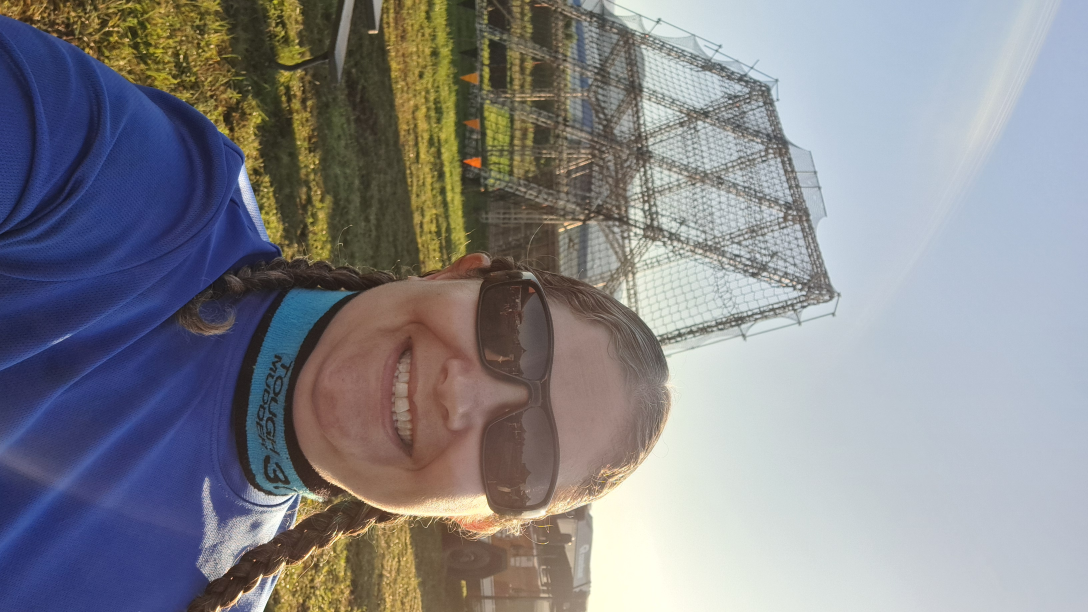
#> input picture data/bio-photos/1 - Kim Rivetti.jpg, 3264 x 1836 px (shown at 1/3 size)
$ python -i composite-cards.py   (imports and definitions only)
#> lines starting #> are read from the running program, lines starting #| are printed output that depends on the picture
#!/usr/bin/env python3
"""Composite 1080x1350 athlete cards from background + athlete + foreground.

Stage 2 of the athlete-card pipeline. For each transparent athlete PNG in
transparentFolder, stacks three layers:

    [step-and-repeat background, cover-fit to 1080x1350]
    [athlete cutout — already 1080x1350, bottom-aligned by strip-bg.py]
    [foreground overlay PNG — banner + branding, transparent above]

Output: a 1080x1350 PNG per bib in cardsFolder, ready for IG portrait posts.

The foreground PNG owns every branded element (banner shape, gradient,
text, accent rules, frame). Tweak the design by re-exporting it from
Photoshop — no code changes needed.

Setup (one time):
    pip install pillow

Usage:
    python scripts/composite-cards.py
    python scripts/composite-cards.py --force            # re-render everything
    python scripts/composite-cards.py --only 56,202,308  # only specific bibs
"""

import argparse
import json
import re
import sys
from pathlib import Path

try:
    from PIL import Image
except ImportError as e:
    print(f"Missing dependency: {e}. Run: pip install pillow", file=sys.stderr)
    sys.exit(1)

HERE = Path(__file__).resolve().parent
CFG_PATH = HERE / "photos-process-config.json"

CARD_W, CARD_H = 1080, 1350
BIB_RE = re.compile(r"^(\d+)")


# [7 lines left out: function load_config, not called in this run]


def resolve(cfg_path: str) -> Path:
    p = Path(cfg_path)
    return p if p.is_absolute() else (HERE / cfg_path).resolve()


def prepare_background(bg_path: Path) -> Image.Image:
#> called with bg_path = '../data/bio-photos/1 - Kim Rivetti.jpg'
    bg = Image.open(bg_path).convert("RGBA")
    scale = max(CARD_W / bg.width, CARD_H / bg.height)
#> scale = 0.735
    new_size = (int(bg.width * scale), int(bg.height * scale))
#> new_size = (2400, 1350)
    bg = bg.resize(new_size, Image.LANCZOS)
#> bg: PIL image 2400x1350 RGBA
    left = (bg.width - CARD_W) // 2
#> left = 660
    top = (bg.height - CARD_H) // 2
#> top = 0
    return bg.crop((left, top, left + CARD_W, top + CARD_H))
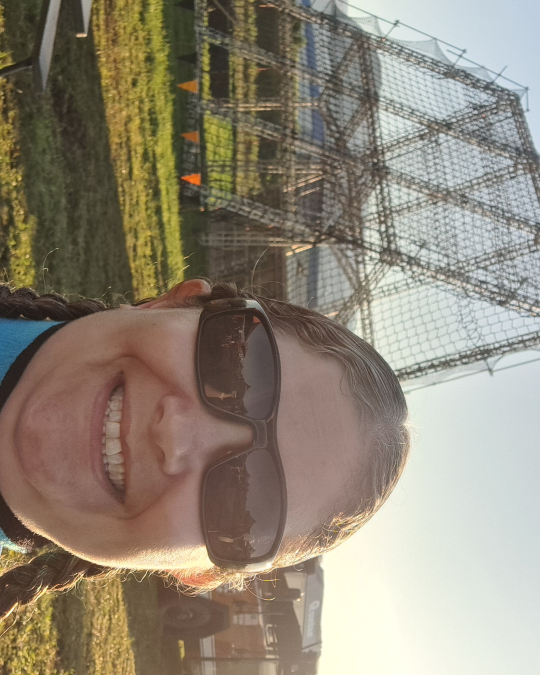
#> returned value: PIL image 1080x1350 RGBA (shown at 1/2 size); mean R, G, B, A 144.6, 135.1, 119.1, 255


# [26 lines left out: functions fit_athlete_to_canvas, render_card, not called in this run]


def bib_of(name: str):
    m = BIB_RE.match(name)
    return m.group(1) if m else None


# [65 lines left out: function main, not called in this run]


# [2 lines not run here, left out]

>>> result = prepare_background('../data/bio-photos/1 - Kim Rivetti.jpg')

$ run again, on data/bio-photos/230759650 - Mario Nothegger.JPG
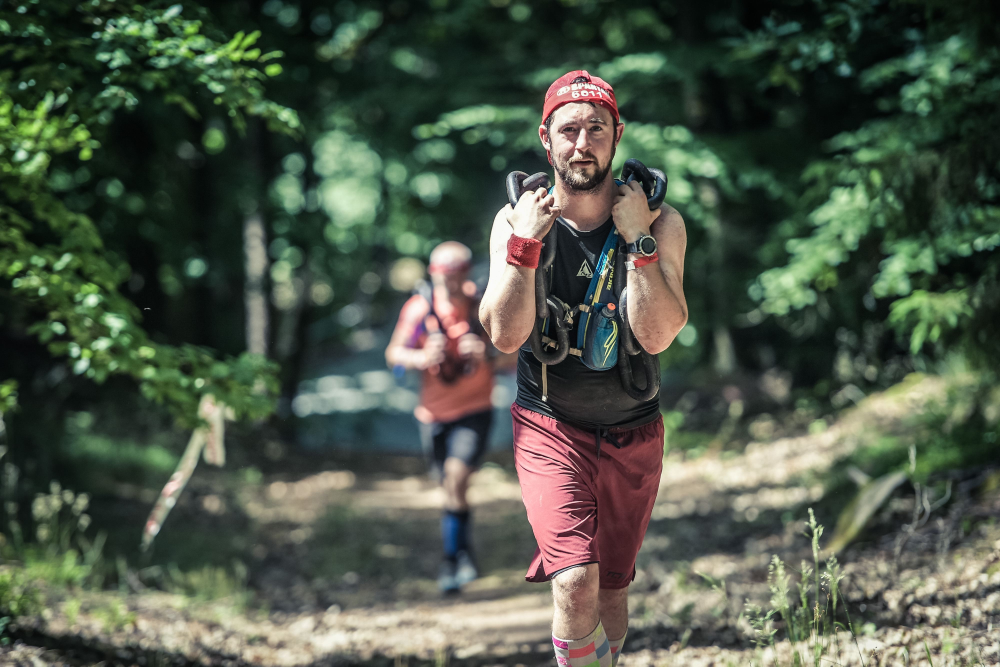
#> input picture data/bio-photos/230759650 - Mario Nothegger.JPG, 4000 x 2666 px (shown at 1/4 size)
#> in prepare_background, `return bg.crop((left, top, left + CARD_W, top + CARD_H))`:
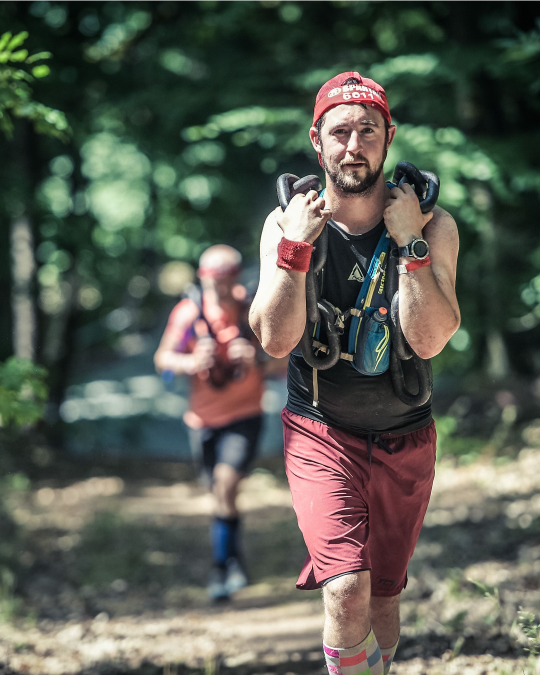
#> returned value: PIL image 1080x1350 RGBA (shown at 1/2 size); mean R, G, B, A 89.2, 92.4, 82.1, 254.8; transparent parts drawn white

$ run again, on data/bio-photos/426910607~2 - Carlos Jesus Segnini.jpg
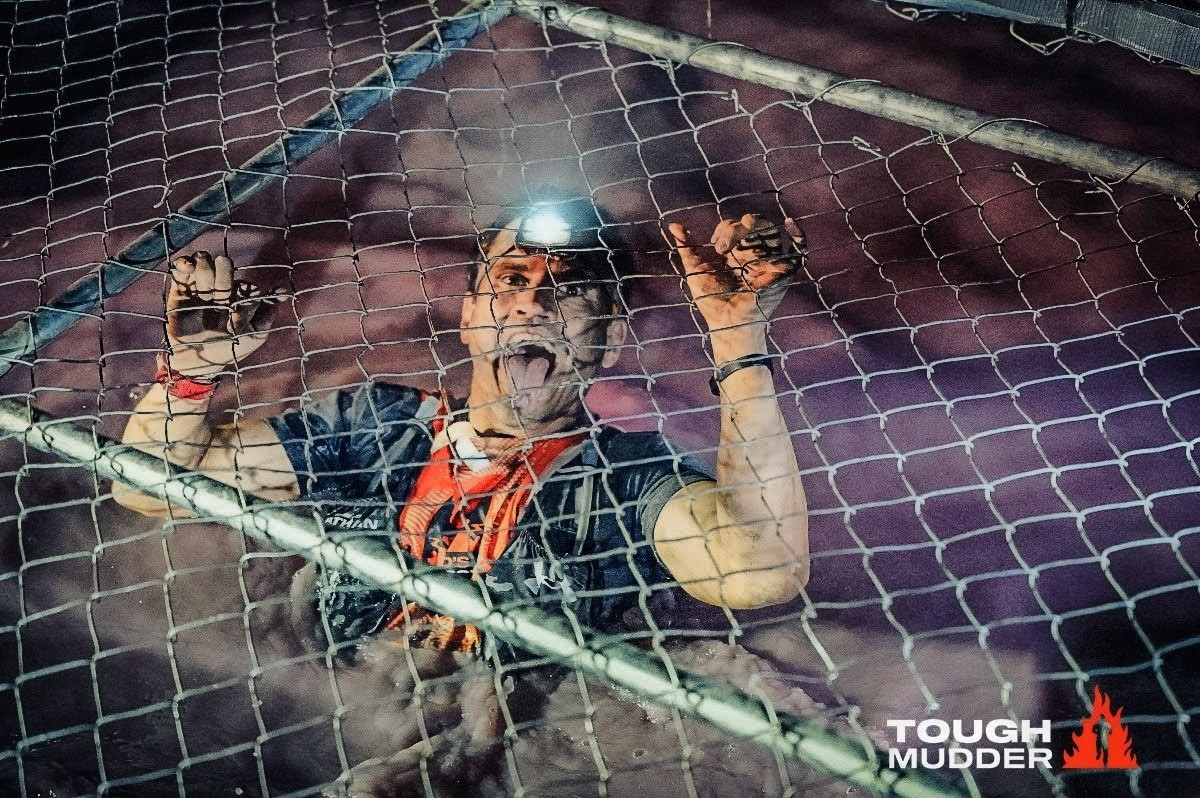
#> input picture data/bio-photos/426910607~2 - Carlos Jesus Segnini.jpg, 1200 x 798 px
#> in prepare_background, `return bg.crop((left, top, left + CARD_W, top + CARD_H))`:
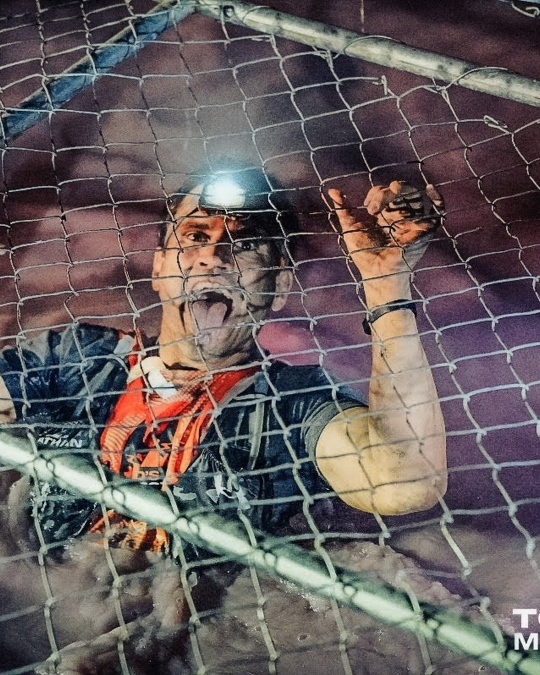
#> returned value: PIL image 1080x1350 RGBA (shown at 1/2 size); mean R, G, B, A 102.3, 92.8, 93.1, 255

$ run again, on data/bio-photos/6086_20210821_112056_198833174_original - Alon Cohen.JPG
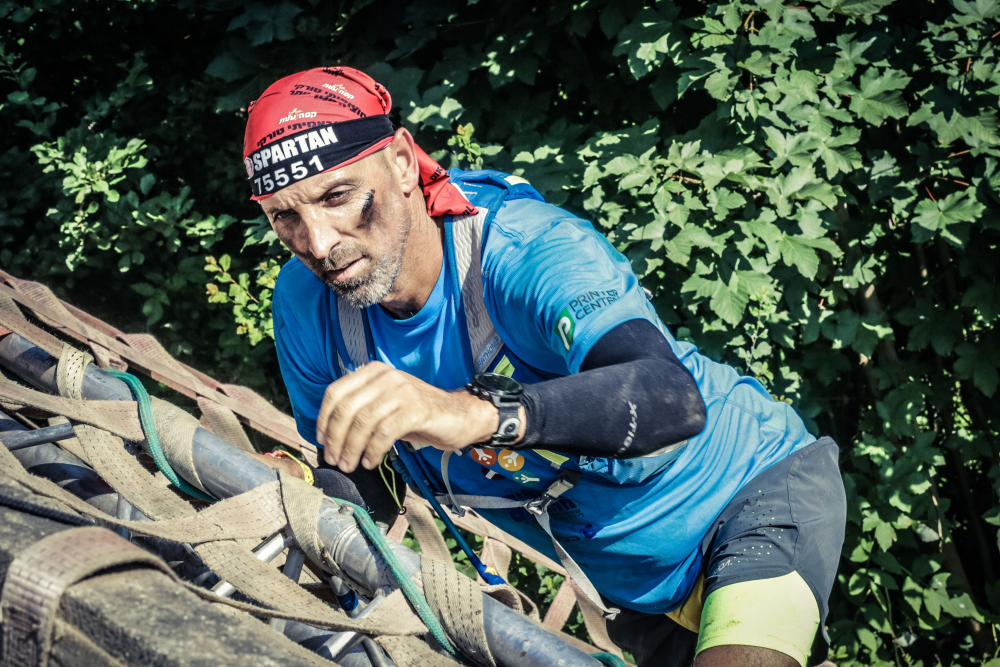
#> input picture data/bio-photos/6086_20210821_112056_198833174_original - Alon Cohen.JPG, 4000 x 2667 px (shown at 1/4 size)
#> in prepare_background, `return bg.crop((left, top, left + CARD_W, top + CARD_H))`:
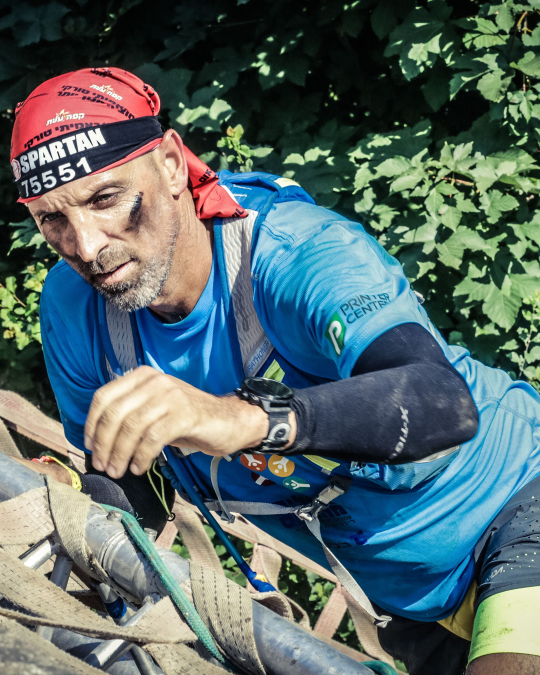
#> returned value: PIL image 1080x1350 RGBA (shown at 1/2 size); mean R, G, B, A 88.7, 105.9, 105.7, 255
